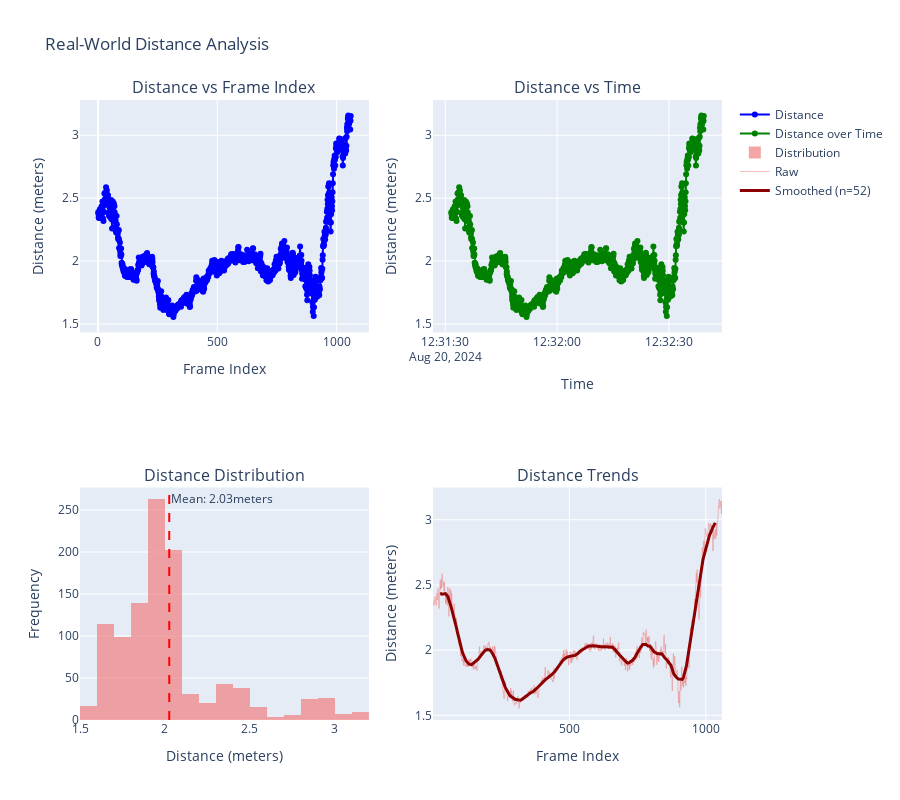

Notebook cell for this chart:
### Code cell
iau.VisualizationEngine.plot_distance_analysis(distance_results, "Real-World Distance Analysis")

### Figure 1 — Plotly figure (JSON) as saved in the notebook; plotly's stock layout.template omitted (floating-point values rounded to 4 significant figures; data arrays with more than 128 entries replaced by an {"elided": "..."} marker saying what was removed)
{"data": [{"line": {"color": "blue"}, "mode": "lines+markers", "name": "Distance", "type": "scatter", "x": {"elided": "1059 int values"}, "xaxis": "x", "y": {"elided": "1059 float values"}, "yaxis": "y"}, {"line": {"color": "green"}, "mode": "lines+markers", "name": "Distance over Time", "type": "scatter", "x": {"elided": "1059 str values"}, "xaxis": "x2", "y": {"elided": "1059 float values"}, "yaxis": "y2"}, {"marker": {"color": "lightcoral"}, "name": "Distribution", "nbinsx": 30, "opacity": 0.7, "type": "histogram", "x": {"elided": "1059 float values"}, "xaxis": "x3", "yaxis": "y3"}, {"line": {"color": "lightcoral", "width": 1}, "mode": "lines", "name": "Raw", "opacity": 0.5, "type": "scatter", "x": {"elided": "1059 int values"}, "xaxis": "x4", "y": {"elided": "1059 float values"}, "yaxis": "y4"}, {"line": {"color": "darkred", "width": 3}, "mode": "lines", "name": "Smoothed (n=52)", "type": "scatter", "x": {"elided": "1059 int values"}, "xaxis": "x4", "y": {"elided": "1059 float values"}, "yaxis": "y4"}], "layout": {"annotations": [{"font": {"size": 16}, "showarrow": false, "text": "Distance vs Frame Index", "x": 0.225, "xanchor": "center", "xref": "paper", "y": 1, "yanchor": "bottom", "yref": "paper"}, {"font": {"size": 16}, "showarrow": false, "text": "Distance vs Time", "x": 0.775, "xanchor": "center", "xref": "paper", "y": 1, "yanchor": "bottom", "yref": "paper"}, {"font": {"size": 16}, "showarrow": false, "text": "Distance Distribution", "x": 0.225, "xanchor": "center", "xref": "paper", "y": 0.375, "yanchor": "bottom", "yref": "paper"}, {"font": {"size": 16}, "showarrow": false, "text": "Distance Trends", "x": 0.775, "xanchor": "center", "xref": "paper", "y": 0.375, "yanchor": "bottom", "yref": "paper"}, {"showarrow": false, "text": "Mean: 2.03meters", "x": 2.025, "xanchor": "left", "xref": "x3", "y": 1, "yanchor": "top", "yref": "y3 domain"}], "height": 800, "shapes": [{"line": {"color": "red", "dash": "dash"}, "type": "line", "x0": 2.025, "x1": 2.025, "xref": "x3", "y0": 0, "y1": 1, "yref": "y3 domain"}], "showlegend": true, "title": {"text": "Real-World Distance Analysis"}, "xaxis": {"anchor": "y", "domain": [0, 0.45], "title": {"text": "Frame Index"}}, "xaxis2": {"anchor": "y2", "domain": [0.55, 1], "title": {"text": "Time"}}, "xaxis3": {"anchor": "y3", "domain": [0, 0.45], "title": {"text": "Distance (meters)"}}, "xaxis4": {"anchor": "y4", "domain": [0.55, 1], "title": {"text": "Frame Index"}}, "yaxis": {"anchor": "x", "domain": [0.625, 1], "title": {"text": "Distance (meters)"}}, "yaxis2": {"anchor": "x2", "domain": [0.625, 1], "title": {"text": "Distance (meters)"}}, "yaxis3": {"anchor": "x3", "domain": [0, 0.375], "title": {"text": "Frequency"}}, "yaxis4": {"anchor": "x4", "domain": [0, 0.375], "title": {"text": "Distance (meters)"}}}}
